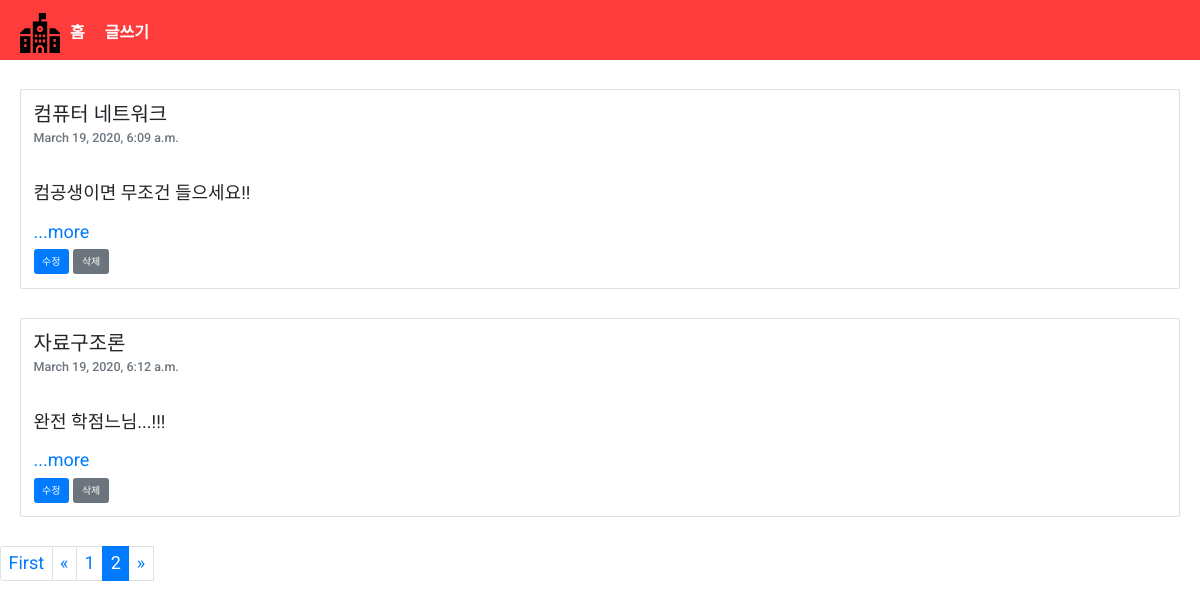
The app's page /user/?page=2 with its own data.
### ouruser/models.py (models this page shows, shortened)
class Blog(models.Model):
    title= models.CharField(max_length=100, verbose_name = '제목')
    pub_date = models.DateTimeField(auto_now_add=True, verbose_name = '게시일시')
    body= models.TextField(max_length=5000, verbose_name = '내용')
    def summary(self):
        return self.body[:100]

### ouruser/views.py (the view)
# urls.py: path('', views.read, name="home"),
def read(request):
    blogs = Blog.objects
    blog_list = Blog.objects.all()
    paginator = Paginator(blog_list,3)
    page = request.GET.get('page')
    posts = paginator.get_page(page)
    return render(request, 'funccrud.html', {'blogs':blogs, 'posts':posts})

### ouruser/templates/funccrud.html (shortened to what this page needs)
<!DOCTYPE html>
{% load static %}
<html lang="ko">
<head>
  <link rel="stylesheet" href="https://stackpath.bootstrapcdn.com/bootstrap/4.4.1/css/bootstrap.min.css">
    <link rel="stylesheet" href="/static/css/index_style.css" />
    <link rel="stylesheet" href="/static/css/normalize.css" />
</head>
<body>
    <header class="header">
        <div class="container">
          <h1 class="logo">
            <a href="{% url 'index' %}" class="logo"><img class="image001" src="/static/image/school.svg" alt="" />
          </h1>
          <nav class="nav">
            <ul class="list">
              <li class="list-item"><a href="{% url 'index' %}">홈</a></li>
              <li class="list-item"><a href="{% url 'newblog' %}">글쓰기</a></li>
            </ul>
          </nav>
        </div>
      </header>
<br>
    {% for blog in posts %}
<div class="container">
    <div class="card" >
    <div class="card-body">
      <h2 class="card-title"> {{blog.title}} </h2>
      <h5 class="card-subtitle mb-2 text-muted"> {{blog.pub_date}} </h5> <br>
      <p class="card-text"> {{blog.summary}} </p>
      <a href="{% url 'detail' blog.id%}" class="card-link">...more</a>
      <br>
      <a href="{% url 'update' blog.id %}" class="btn btn-primary"> 수정 </a>
      <a href="{% url 'delete' blog.id %}"class="btn btn-secondary"> 삭제 </a>
      <br>
    </div>
    </div>
  </div> <br>
  {% endfor %}
  {% if posts.has_other_pages %}
  <ul class="pagination">
    {% if posts.has_previous %}
    <li class="page-item"><a class="page-link" href="?page=1">First</a></li>
      <li class="page-item"><a class="page-link" href="?page={{ posts.previous_page_number }}">&laquo;</a></li>
    {% else %}
      <li class="page-link"><span>&laquo;</span></li>
    {% endif %}
    {% for i in posts.paginator.page_range %}
      {% if posts.number == i %}
        <li class="page-item active" aria-current="page"><span class="page-link">{{ i }} <span class="sr-only">(current)</span></span></li>
      {% else %}
        <li class="page-item"><a class="page-link" href="?page={{ i }}">{{ i }}</a></li>
      {% endif %}
    {% endfor %}
    {% if posts.has_next %}
      <li class="page-item"><a class="page-link" href="?page={{ posts.next_page_number }}">&raquo;</a></li>
      <li class="page-item"><a class="page-link" href="?page={{posts.paginator.num_pages}}">Last</a></li>
    {% else %}
      <li class="page-link"><span>&raquo;</span></li>
    {% endif %}
  </ul>
{% endif %}
</body>
</html>

### static/css/index_style.css (style rules this page uses)
*, *::before, *::after { box-sizing: border-box; }
html { font-size: 10px; }
body { min-width: 1060px; font-size: 1.8rem; line-height: 1.6; font-family: Roboto, Avenir, sans-serif; }
a { text-decoration: none; }
.header { background: rgb(255, 60, 60); height: 60px; padding: 10px 0 4px; }
.container { max-width: 1400px; margin: 0 auto; padding: 0 20px; position: relative; }
.logo { position: absolute; top: 0; left: 0; margin: 0; padding-left: inherit; }
.image001 { height: 40px; }
.nav { text-align: right; }
.list { margin: 0; font-size: 0; }
.list-item { display: inline-block; font-weight: 700; font-size: 1.6rem; text-transform: uppercase; }
.list-item > a { color: white; display: block; padding: 10px; }

### records on screen
Blog: title "컴퓨터 네트워크", pub_date "March 19, 2020, 6:09 a.m.", summary "컴공생이면 무조건 들으세요!!"
Blog: title "자료구조론", pub_date "March 19, 2020, 6:12 a.m.", summary "완전 학점느님...!!!"

### other values on screen
{{ i }} "1"
{{ i }} "2"
